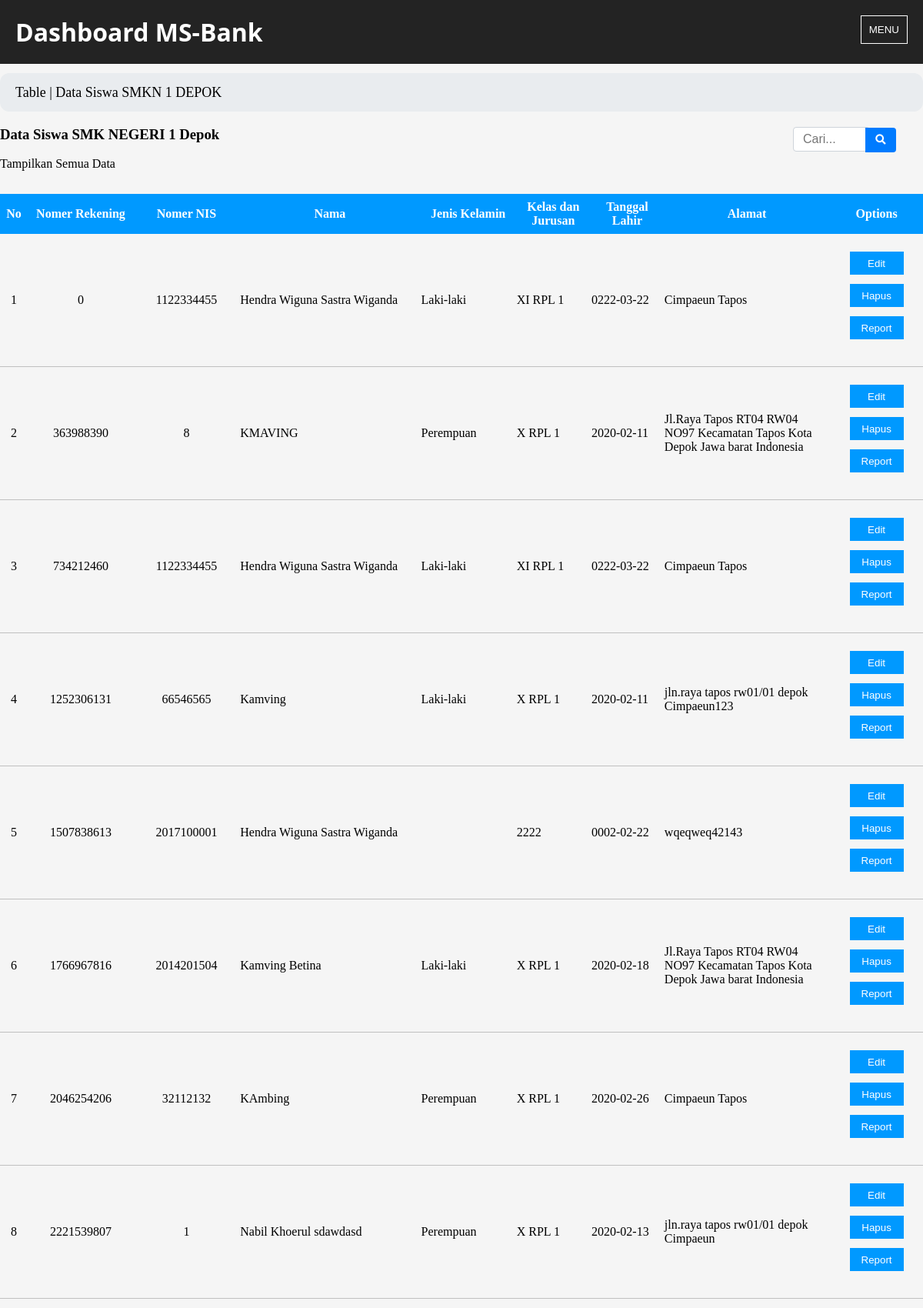
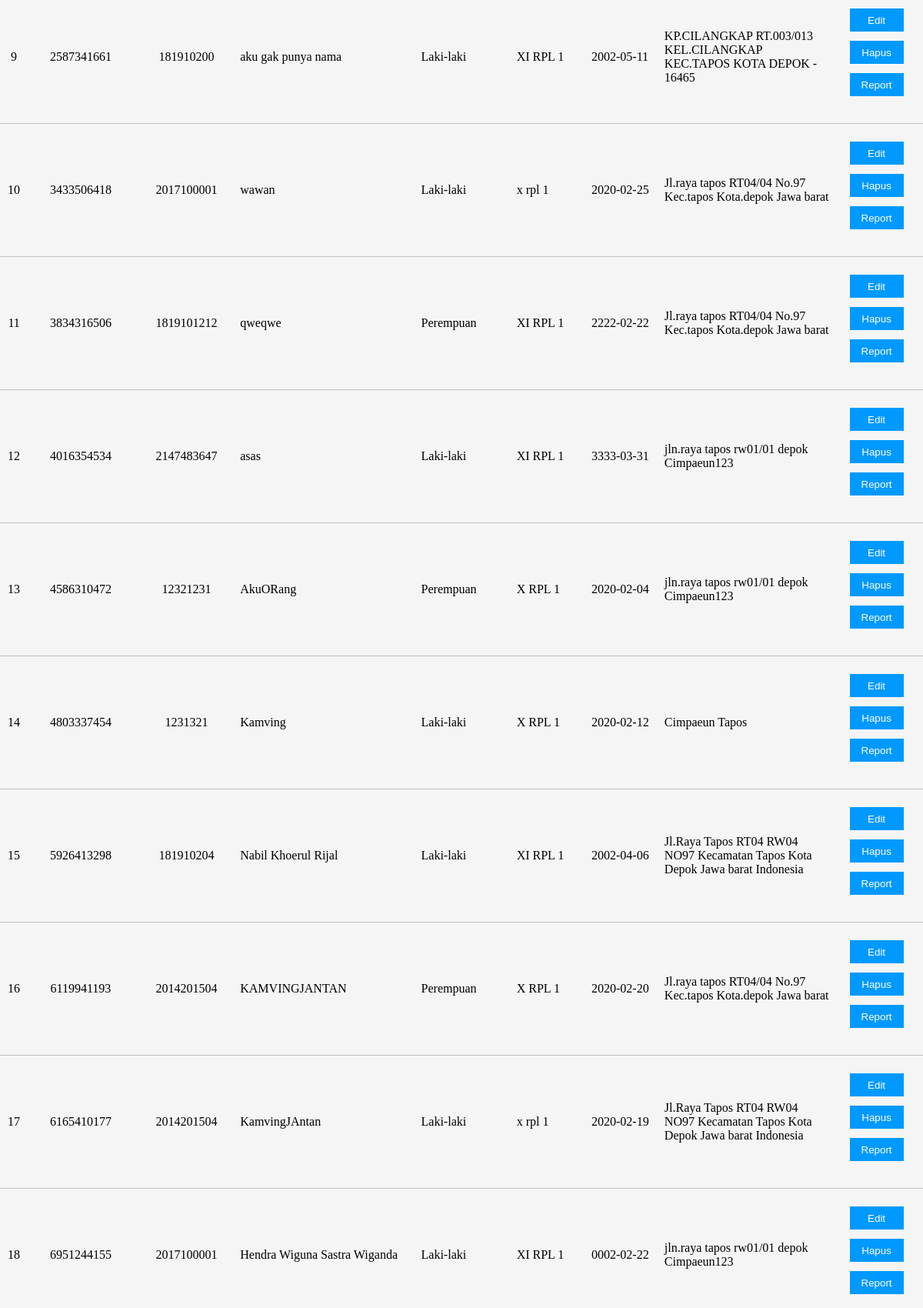
Page /app/views/admin/data_siswa/table_siswa.php (signed in, upper part) on the committed database (2 pictures, top to bottom).
### tables this page shows
CREATE TABLE `tb_siswa` (
  `number_rek` bigint(10) NOT NULL,
  `nis` int(9) NOT NULL,
  `nama` varchar(50) NOT NULL,
  `password` varchar(30) NOT NULL,
  `jenis_kelamin` enum('Laki-laki','Perempuan') NOT NULL,
  `kelas_jurusan` varchar(15) NOT NULL,
  `tgl_lahir` date NOT NULL,
  `alamat` text NOT NULL
);

### app/views/admin/data_siswa/table_siswa.php (the view, shortened to what this page needs)
<!DOCTYPE html>
<html>
<head>
	<link rel="stylesheet" href="../../../../public/assets/css/admin/data_siswa/table_siswa7.css">
	<link rel="stylesheet" href="../../../../public/assets/fonts/fontawsome/css/all.css">
	<link rel="stylesheet" href="../../../../public/assets/fonts/fontawsome/css/all.min.css">
</head>
<body>
	<div class="container">
		<div class="header">
			<h1 class="judul">Dashboard MS-Bank</h1>
			<button class="tombol">MENU</button>
		</div>
		<div class="content">
			<div class="flat">
				<span>
					Table | Data Siswa SMKN 1 DEPOK
				</span>
			</div>
			<div class="search-nav">
				<form action="" method="get">
					<input type="search" name="cari" class="kolom-search" autocomplete="off" placeholder="Cari..." required>
					<button class="fa fa-search button" for="search"></button>
				</form>
			</div>
			<div class="Wrapper-table">
				<h3>Data Siswa SMK NEGERI 1 Depok</h3>
				<a href="table_siswa.php">Tampilkan Semua Data&nbsp;</a>
				<table class="table">
					<tr class="tr-header">
						<th class="child">No</th>
						<th class="child">Nomer Rekening</th>
						<th class="child">Nomer NIS</th>
						<th class="child">Nama</th>
						<th class="child">Jenis Kelamin</th>
						<th class="child">Kelas dan Jurusan</th>
						<th class="child">Tanggal Lahir</th>
						<th class="child">Alamat</th>
						<th class="th-last-child">Options</th>
					</tr>
					<?php
						include "../../../system/db_server.php";
						if(isset($_GET['cari'])){
							$cari = $_GET['cari'];
							$query_data = mysqli_query($conn,"SELECT * FROM tb_siswa WHERE nama LIKE '%".$cari."%'");
						}else{
							$query_data = mysqli_query($conn,"select * from tb_siswa");
						}
							$no = 1;
							while($data = mysqli_fetch_array($query_data)){
					?>
					<tr>
						<td class="td-first-child"><?php echo $no++; ?></td>
						<td class="td-first-child"><?php echo $data['number_rek']; ?></td>
						<td class="td-first-child"><?php echo $data['nis']; ?></td>
						<td class="td-child"><?php echo $data['nama']; ?></td>
						<td class="td-child"><?php echo $data['jenis_kelamin']; ?></td>
						<td class="td-child"><?php echo $data['kelas_jurusan']; ?></td>
						<td class="td-child"><?php echo $data['tgl_lahir']; ?></td>
						<td class="td-child"><?php echo $data['alamat']; ?></td>
						<td class="td-last-child">
							<button class="button-options">
								<a class="edit" href="update_siswa.php?number_rek=<?php echo $data['number_rek']; ?>">
								Edit
								</a>
							</button>
							<br>
							<button class="button-options">
								<a class="hapus"
								href="../../../modlers/admin/data_siswa/model_delete.php?number_rek=<?php echo $data['number_rek']; ?>"
								onclick="konfirmasi()">Hapus</a>
							</button>
							<button class="button-options">
									<a href="../report/riwayat_spp.php?number_rek=<?php echo $data['number_rek']; ?>">Report</a>
							</button>
						</td>
					</tr>
				<?php } ?>
				</table>
			</div>
		</div>
	</div>
</body>
</html>

### public/assets/css/admin/data_siswa/table_siswa7.css (style rules this page uses)
body { padding: 0; margin: 0; }
.container { position: relative; width: 100%; height: 100%; background-color: whitesmoke; }
.header { background: #232323; padding: 20px; color: #fff; font-family: "open sans"; overflow: hidden; margin: 0; }
.judul { float: left; margin: 0; }
.tombol { float: right; background: transparent; padding: 10px; color: #fff; border: 1px solid #fff; cursor: pointer; }
.content { position: relative; }
.flat { width: 100%; height: 50px; background-color: #e9ecef; border-radius: 12px; margin-top: 12px; z-index: 0; }
.search-nav { float: right; margin-top: 20px; margin-right: 25px; display: flex; }
.kolom-search { padding: 0.375rem 0.75rem; height: 32px; font-size: 1rem; font-weight: 400; line-height: 1.5; color: #495057; background-color: #fff; background-clip: padding-box; border: 1px solid #ced4da; border-radius: 0.25rem; margin: auto auto; width: 100px; transition: 2s ease all; }
.button { top: -0.1px; height: 32px; width: 40px; left: -10px; position: relative; border: none; color: #fff; background-color: #007bff; border-color: #007bff; border-top-right-radius: 0.25rem; border-bottom-right-radius: 0.25rem; margin: auto auto; cursor: pointer; }
.flat span { position: relative; top: 15px; left: 20px; font-size: 18px; }
a { text-decoration: none; color: black; }
.Wrapper-table { overflow: none; }
.table { border-collapse: collapse; width: 100%; margin-top: 30px; }
.tr-header { background-color: #0099ff; color: white; padding-left: 100px; }
th { width: 5px; height: 50px; margin-left: 12px; }
.th-last-child { width: 70px; }
.td-child { height: 170px; border-bottom: 1px solid silver; }
.td-first-child { text-align: center; border-bottom: 1px solid silver; }
.td-last-child { height: 80px; border-bottom: 1px solid silver; text-align: center; }
.button-options { border: none; width: 70px; height: 30px; background-color: #0099ff; margin-top: 12px; position: relative; bottom: 12px; }
.button-options a { text-decoration: none; color: white; }

### rows in the picture
tb_siswa: number_rek "0", nis "1122334455", nama "Hendra Wiguna Sastra Wiganda", jenis_kelamin "Laki-laki", kelas_jurusan "XI RPL 1", tgl_lahir "0222-03-22", alamat "Cimpaeun Tapos"
tb_siswa: number_rek "363988390", nis "8", nama "KMAVING", jenis_kelamin "Perempuan", kelas_jurusan "X RPL 1", tgl_lahir "2020-02-11", alamat "Jl.Raya Tapos RT04 RW04 NO97 Kecamatan Tapos Kota Depok Jawa barat Indonesia"
tb_siswa: number_rek "734212460", nis "1122334455", nama "Hendra Wiguna Sastra Wiganda", jenis_kelamin "Laki-laki", kelas_jurusan "XI RPL 1", tgl_lahir "0222-03-22", alamat "Cimpaeun Tapos"
tb_siswa: number_rek "1252306131", nis "66546565", nama "Kamving", jenis_kelamin "Laki-laki", kelas_jurusan "X RPL 1", tgl_lahir "2020-02-11", alamat "jln.raya tapos rw01/01 depok Cimpaeun123"
tb_siswa: number_rek "1507838613", nis "2017100001", nama "Hendra Wiguna Sastra Wiganda", kelas_jurusan "2222", tgl_lahir "0002-02-22", alamat "wqeqweq42143"
tb_siswa: number_rek "1766967816", nis "2014201504", nama "Kamving Betina", jenis_kelamin "Laki-laki", kelas_jurusan "X RPL 1", tgl_lahir "2020-02-18", alamat "Jl.Raya Tapos RT04 RW04 NO97 Kecamatan Tapos Kota Depok Jawa barat Indonesia"
tb_siswa: number_rek "2046254206", nis "32112132", nama "KAmbing", jenis_kelamin "Perempuan", kelas_jurusan "X RPL 1", tgl_lahir "2020-02-26", alamat "Cimpaeun Tapos"
tb_siswa: number_rek "2221539807", nis "1", nama "Nabil Khoerul sdawdasd", jenis_kelamin "Perempuan", kelas_jurusan "X RPL 1", tgl_lahir "2020-02-13", alamat "jln.raya tapos rw01/01 depok Cimpaeun"
tb_siswa: number_rek "2587341661", nis "181910200", nama "aku gak punya nama", jenis_kelamin "Laki-laki", kelas_jurusan "XI RPL 1", tgl_lahir "2002-05-11", alamat "KP.CILANGKAP RT.003/013 KEL.CILANGKAP KEC.TAPOS KOTA DEPOK - 16465"
tb_siswa: number_rek "3433506418", nis "2017100001", nama "wawan", jenis_kelamin "Laki-laki", kelas_jurusan "x rpl 1", tgl_lahir "2020-02-25", alamat "Jl.raya tapos RT04/04 No.97 Kec.tapos Kota.depok Jawa barat"
tb_siswa: number_rek "3834316506", nis "1819101212", nama "qweqwe", jenis_kelamin "Perempuan", kelas_jurusan "XI RPL 1", tgl_lahir "2222-02-22", alamat "Jl.raya tapos RT04/04 No.97 Kec.tapos Kota.depok Jawa barat"
tb_siswa: number_rek "4016354534", nis "2147483647", nama "asas", jenis_kelamin "Laki-laki", kelas_jurusan "XI RPL 1", tgl_lahir "3333-03-31", alamat "jln.raya tapos rw01/01 depok Cimpaeun123"
tb_siswa: number_rek "4586310472", nis "12321231", nama "AkuORang", jenis_kelamin "Perempuan", kelas_jurusan "X RPL 1", tgl_lahir "2020-02-04", alamat "jln.raya tapos rw01/01 depok Cimpaeun123"
tb_siswa: number_rek "4803337454", nis "1231321", nama "Kamving", jenis_kelamin "Laki-laki", kelas_jurusan "X RPL 1", tgl_lahir "2020-02-12", alamat "Cimpaeun Tapos"
tb_siswa: number_rek "5926413298", nis "181910204", nama "Nabil Khoerul Rijal", jenis_kelamin "Laki-laki", kelas_jurusan "XI RPL 1", tgl_lahir "2002-04-06", alamat "Jl.Raya Tapos RT04 RW04 NO97 Kecamatan Tapos Kota Depok Jawa barat Indonesia"
tb_siswa: number_rek "6119941193", nis "2014201504", nama "KAMVINGJANTAN", jenis_kelamin "Perempuan", kelas_jurusan "X RPL 1", tgl_lahir "2020-02-20", alamat "Jl.raya tapos RT04/04 No.97 Kec.tapos Kota.depok Jawa barat"
tb_siswa: number_rek "6165410177", nis "2014201504", nama "KamvingJAntan", jenis_kelamin "Laki-laki", kelas_jurusan "x rpl 1", tgl_lahir "2020-02-19", alamat "Jl.Raya Tapos RT04 RW04 NO97 Kecamatan Tapos Kota Depok Jawa barat Indonesia"
tb_siswa: number_rek "6951244155", nis "2017100001", nama "Hendra Wiguna Sastra Wiganda", jenis_kelamin "Laki-laki", kelas_jurusan "XI RPL 1", tgl_lahir "0002-02-22", alamat "jln.raya tapos rw01/01 depok Cimpaeun123"
